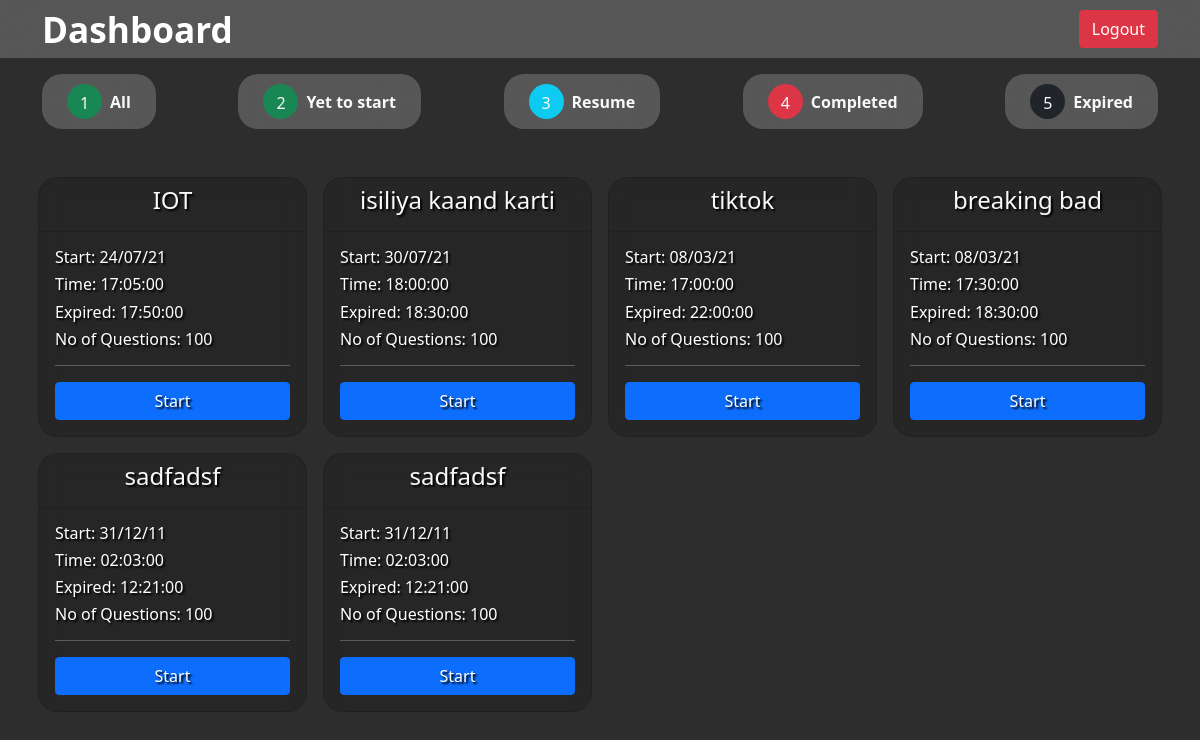
Screenshot of /index.php (signed in) with the database file from the repository.
### tables this page shows
CREATE TABLE `exampaper` (
  `ID` int(255) NOT NULL,
  `Questions` text NOT NULL,
  `Class` varchar(10) NOT NULL,
  `Subject` varchar(20) NOT NULL,
  `date` text NOT NULL,
  `endTime` text NOT NULL,
  `answers` text NOT NULL,
  `timeLimit` varchar(20) NOT NULL
);

### index.php (the view, shortened to what this page needs)
<?php require "db/db.php" ?>
<?php
$query = mysqli_query($con, "SELECT * FROM exampaper");
?>
<!DOCTYPE html>
<html lang="en">
<head>
	<link rel="stylesheet" href="assets/css/bootstrap.min.css" />
	<link rel="stylesheet" href="assets/css/style.css">
	<link rel="stylesheet" href="assets/css/student_profile.css">
</head>
<body>
	<div class="app">
		<nav class="navbar bg-primary navbar-dark py-2 justify-content-between">
			<div class="container">
				<h2>
					<a class="navbar-brand">Dashboard</a>
				</h2>
				<div>
					<a href="logout.php" class="btn btn-danger">Logout</a>
				</div>
			</div>
		</nav>
		<div class="container">
			<section id="allCategories" class="d-flex flex-column flex-md-row justify-content-between mt-3 tabs">
				<a class="btn btn-light d-flex align-items-center mb-2">
					<div class="btn rounded-circle text-light bg-success me-2" style="width: 35px; height: 35px">
						1
					</div>
					<div class="text-light">All</div>
				</a>
				<a class="btn btn-light d-flex align-items-center mb-2">
					<div class="btn rounded-circle text-light bg-success me-2" style="width: 35px; height: 35px">
						2
					</div>
					<div class="text-light">Yet to start</div>
				</a>
				<a class="btn btn-light d-flex align-items-center mb-2">
					<div class="btn rounded-circle text-light bg-info me-2" style="width: 35px; height: 35px">
						3
					</div>
					<div class="text-light">Resume</div>
				</a>
				<a class="btn btn-light d-flex align-items-center mb-2">
					<div class="btn rounded-circle text-light bg-danger me-2" style="width: 35px; height: 35px">
						4
					</div>
					<div class="text-light">Completed</div>
				</a>
				<a class="btn btn-dark d-flex align-items-center mb-2">
					<div class="btn rounded-circle text-light bg-dark me-2" style="width: 35px; height: 35px">
						5
					</div>
					<div class="text-light">Expired</div>
				</a>
			</section>
			<section id="allExams" class="row mt-4">
				<?php while ($row = mysqli_fetch_assoc($query)) : ?>
					<?php
					$examQuery = mysqli_query($con, "SELECT * FROM `answers` WHERE student_id = " . $_SESSION['student_id'] . " AND paper_id = " . $row['ID']);
					$examData = mysqli_fetch_assoc($examQuery);
					?>
					<div class="col-lg-3 col-md-6 col-12 mt-3 zoom px-2">
						<div class="card">
							<div class="card-header bg-primary">
								<h4 class="text-center text-light"><?php echo $row['Subject'] ?></h4>
							</div>
							<div class="card-body">
								<?php
								$date1 = date('d/m/y', strtotime($row['date']));
								$time = date('H:i:s', strtotime($row['date']));
								$end = date('H:i:s', strtotime($row['endTime']));
								$currTime = new DateTime($timezone = "Asia/Kolkata");
								$startTime = new DateTime($row['date'], new DateTimeZone("Asia/Kolkata"));
								$startTimeLeft = $currTime->diff($startTime);
								?>
								<h6>Start: <?php echo $date1 ?></h6>
								<h6>Time: <?php echo $time ?></h6>
								<h6>Expired: <?php echo $end ?></h6>
								<h6>No of Questions: <?php print_r(count(json_decode(urldecode($row['Questions'])))) ?></h6>
								<hr />
								<a href="exam.php?id=<?php echo $row['ID'] ?>" class="btn btn-primary d-block mx-auto <?php echo $startTimeLeft->invert == '0' || $examData['submitted'] == '1' ? "disabled" : "" ?>">
									<?php
									echo isset($examData) ? ($examData['submitted'] == '1' ? "Completed" : "Resume") : "Start"
									?>
								</a>
							</div>
						</div>
					</div>
				<?php endwhile; ?>
			</section>
		</div>
	</div>
</body>
</html>

### assets/css/style.css (style rules this page uses)
* { margin: 0; padding: 0; box-sizing: border-box; }
.app { width: 100vw; height: 100vh; background-color: rgba(45, 45, 45); overflow-y: auto; }
h2, h5 { margin: 0; }
.navbar-brand { color: white; font-weight: bold; font-size: 1.1em; }
.navbar { background: rgba(255, 255, 255, 0.2) !important; backdrop-filter: blur(20px) !important; }

### assets/css/student_profile.css (style rules this page uses)
.tabs > a { padding: 10px 25px; background: rgba(255, 255, 255, 0.2); backdrop-filter: blur(20px); color: white; border: none; font-weight: bold; border-radius: 20px; transition: 0.2s all; }
.card-header.bg-primary { background: transparent !important; }
.card { background: rgba(0, 0, 0, 0.15) !important; backdrop-filter: blur(10px) !important; color: white; overflow: hidden; border-radius: 20px; transition: 0.2s all; text-shadow: 2px 2px 2px #000; }
.zoom { transition: transform 0.2s; padding: 0; }

### rows the page displays
exampaper: Subject "IOT", date "24/07/21", date "17:05:00", endTime "17:50:00", value "100"
exampaper: Subject "isiliya kaand karti", date "30/07/21", date "18:00:00", endTime "18:30:00", value "100"
exampaper: Subject "tiktok", date "08/03/21", date "17:00:00", endTime "22:00:00", value "100"
exampaper: Subject "breaking bad", date "08/03/21", date "17:30:00", endTime "18:30:00", value "100"
exampaper: Subject "sadfadsf", date "31/12/11", date "02:03:00", endTime "12:21:00", value "100"
exampaper: Subject "sadfadsf", date "31/12/11", date "02:03:00", endTime "12:21:00", value "100"
